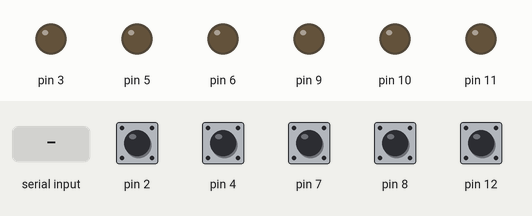
Bench run of a sketch on a simulated Arduino Uno, built with avr-gcc and run on an emulated ATmega328P. On the bench: output pins drawn as LEDs (lit = HIGH). The test bench sets the inputs (shaded band); at power-on: pin 2, pin 4, pin 7, pin 8, pin 12 HIGH.

Above: at 1.2 s.
1.3 s: "20\n" received over Serial
At 2.3 s:
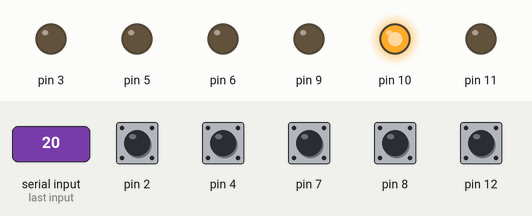
2.8 s: "10\n" received over Serial
At 3.6 s:
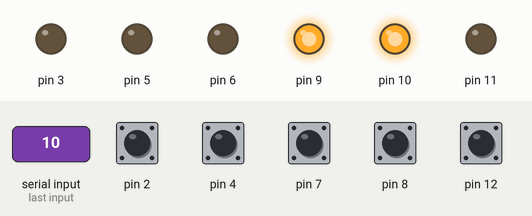
4.3 s: "21\n" received over Serial
At 4.9 s:
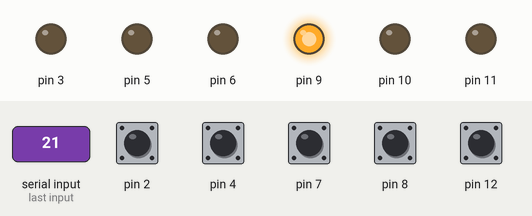
5.8 s: "100\n" received over Serial
At 6.2 s:
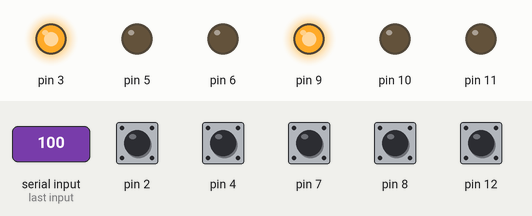
7.3 s: "11\n" received over Serial
At 8.5 s:
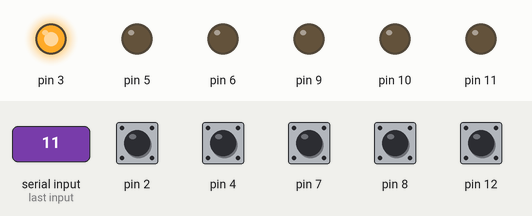
8.8 s: "1000\n" received over Serial
At 9.3 s:
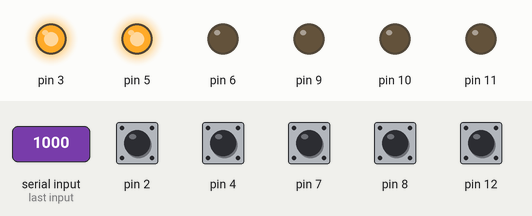
Timing chart, 0 to 11.3 s (numbered marks = the images above; inputs shaded):
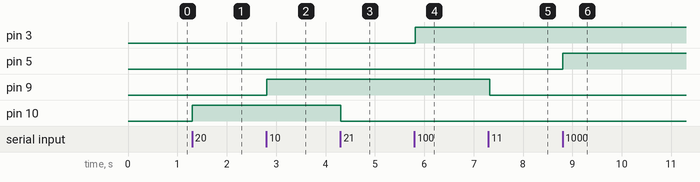

The sketch:

Button_Start.ino
```cpp
void setup() {
  Serial.begin(9600);
  pinMode(2, INPUT_PULLUP);
  pinMode(4, INPUT_PULLUP);
  pinMode(7, INPUT_PULLUP);
  pinMode(8, INPUT_PULLUP);
  pinMode(12, INPUT_PULLUP);
  pinMode(6,OUTPUT);
  pinMode(5,OUTPUT);
  pinMode(3,OUTPUT);
  pinMode(9,OUTPUT);
  pinMode(10,OUTPUT);
  pinMode(11,OUTPUT);
  digitalWrite(6,LOW);
  digitalWrite(5,LOW);
  digitalWrite(3,LOW);
  digitalWrite(9,LOW);
  digitalWrite(10,LOW);
  digitalWrite(11,LOW);

}
int Img_Recog = 1;
int Add = 1;
int Remove = 1;
int Change = 1;
int No_plate = 1;
String data_read;

void loop() {

  int pinValue = digitalRead(2);
  delay(5);

  if (Img_Recog != pinValue){
    Img_Recog = pinValue;
    if (Img_Recog==1){
      Serial.println(1);
    }
  }
 int pinValue1 = digitalRead(4);
  delay(5);
  if (Add !=pinValue1){
    Add = pinValue1;
    if (Add == 0){
      Serial.println(12341);
    }
  }
  int pinValue2 = digitalRead(7);
  delay(5);
  if (Remove !=pinValue2){
    Remove = pinValue2;
    if (Remove == 0){
      Serial.println(12342);
    }
  }
  int pinValue3 = digitalRead(8);
  delay(5);
  if (Change !=pinValue3){
    Change = pinValue3;
    if (Change == 0){
      Serial.println(12343);
    }
  }
  int pinValue4 = digitalRead(12);
  delay(5);
  if (No_plate !=pinValue4){
    No_plate = pinValue4;
    if (No_plate == 0){
      Serial.println(12);
    }
  }

while (Serial.available()>0)
  {
    data_read = Serial.readStringUntil('\n');
  }
 if (data_read == "20"){
  digitalWrite (10, HIGH); }
  else if (data_read == "21"){
  digitalWrite(10,LOW);
  }
  else if (data_read == "10"){
  digitalWrite (9, HIGH); }
  else if (data_read == "11"){
  digitalWrite(9,LOW);
  }

  else if (data_read == "100"){
  digitalWrite (3, HIGH); }
  else if (data_read == "101"){
  digitalWrite(3,LOW);
  }
  else if (data_read == "1000"){
  digitalWrite (5, HIGH);}
  else if (data_read == "1001"){
  digitalWrite(5,LOW);
  }
  else if (data_read == "10000"){
  digitalWrite (6, HIGH);

  }
  else if (data_read =="10001"){
    digitalWrite(6,LOW);
  }
  }
```

Measured:
- after the input at 1.3 s, pin 10: LOW → HIGH at once
- after the input at 2.8 s, pin 9: LOW → HIGH at once
- after the input at 4.3 s, pin 10: HIGH → LOW at once
- after the input at 5.8 s, pin 3: LOW → HIGH at once
- after the input at 7.3 s, pin 9: HIGH → LOW at once
- after the input at 8.8 s, pin 5: LOW → HIGH at once
